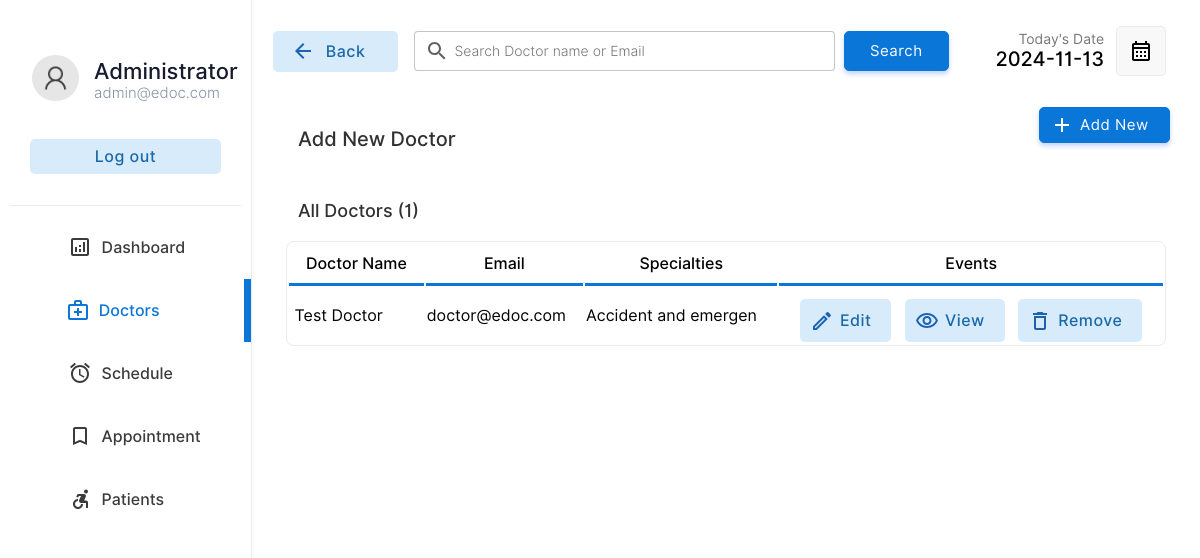
Page /doctor/doctors.php (signed in) on the earlier database version.
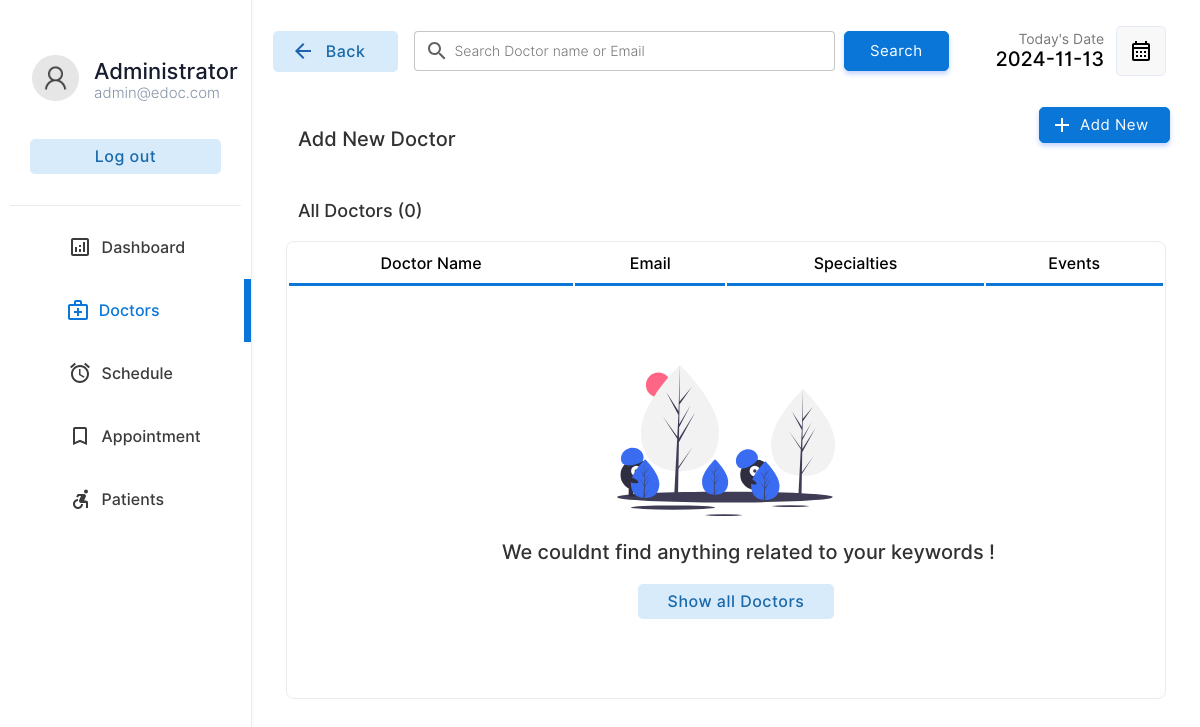
Same page on the later database version.
### tables this page shows
CREATE TABLE IF NOT EXISTS `doctor` (
  `docid` int(11) NOT NULL AUTO_INCREMENT,
  `docemail` varchar(255) DEFAULT NULL,
  `docname` varchar(255) DEFAULT NULL,
  `docpassword` varchar(255) DEFAULT NULL,
  `docnic` varchar(60) DEFAULT NULL,
  `doctel` varchar(15) DEFAULT NULL,
  `specialties` int(2) DEFAULT NULL,
  PRIMARY KEY (`docid`),
  KEY `specialties` (`specialties`)
);

CREATE TABLE IF NOT EXISTS `specialties` (
  `id` int(2) NOT NULL,
  `sname` varchar(50) DEFAULT NULL,
  PRIMARY KEY (`id`)
);

### doctor/doctors.php (the view, shortened to what this page needs)
<!DOCTYPE html>
<html lang="en">
<head>
    <link rel="stylesheet" href="../css/animations.css">
    <link rel="stylesheet" href="../css/main.css">
    <link rel="stylesheet" href="../css/admin.css">
</head>
<body>
    <?php
    include("../connection.php");
    ?>
    <div class="container">
        <div class="menu">
            <table class="menu-container" border="0">
                <tr>
                    <td style="padding:10px" colspan="2">
                        <table border="0" class="profile-container">
                            <tr>
                                <td width="30%" style="padding-left:20px" >
                                    <img src="../img/user.png" alt="" width="100%" style="border-radius:50%">
                                </td>
                                <td style="padding:0px;margin:0px;">
                                    <p class="profile-title">Administrator</p>
                                    <p class="profile-subtitle">admin@edoc.com</p>
                                </td>
                            </tr>
                            <tr>
                                <td colspan="2">
                                <a href="../logout.php" ><input type="button" value="Log out" class="logout-btn btn-primary-soft btn"></a>
                                </td>
                            </tr>
                    </table>
                    </td>
                </tr>
                <tr class="menu-row" >
                    <td class="menu-btn menu-icon-dashbord" >
                        <a href="index.php" class="non-style-link-menu"><div><p class="menu-text">Dashboard</p></a></div></a>
                <tr class="menu-row">
                    <td class="menu-btn menu-icon-doctor menu-active menu-icon-doctor-active">
                        <a href="doctors.php" class="non-style-link-menu non-style-link-menu-active"><div><p class="menu-text">Doctors</p></a></div>
                <tr class="menu-row" >
                    <td class="menu-btn menu-icon-schedule">
                        <a href="schedule.php" class="non-style-link-menu"><div><p class="menu-text">Schedule</p></div></a>
                    </td>
                </tr>
                <tr class="menu-row">
                    <td class="menu-btn menu-icon-appoinment">
                        <a href="appointment.php" class="non-style-link-menu"><div><p class="menu-text">Appointment</p></a></div>
                    </td>
                </tr>
                <tr class="menu-row" >
                    <td class="menu-btn menu-icon-patient">
                        <a href="patient.php" class="non-style-link-menu"><div><p class="menu-text">Patients</p></a></div>
                    </td>
                </tr>
        <div class="dash-body">
            <table border="0" width="100%" style=" border-spacing: 0;margin:0;padding:0;margin-top:25px; ">
                <tr >
                    <td width="13%">
                        <a href="doctors.php" ><button  class="login-btn btn-primary-soft btn btn-icon-back"  style="padding-top:11px;padding-bottom:11px;margin-left:20px;width:125px"><font class="tn-in-text">Back</font></button></a>
                    </td>
                    <td>
                        <form action="" method="post" class="header-search">
                            <input type="search" name="search" class="input-text header-searchbar" placeholder="Search Doctor name or Email" list="doctors">&nbsp;&nbsp;
                            <?php
                                $list11 = $database->query("select  docname,docemail from  doctor;");
?>
                            <input type="Submit" value="Search" class="login-btn btn-primary btn" style="padding-left: 25px;padding-right: 25px;padding-top: 10px;padding-bottom: 10px;">
                        </form>
                    </td>
                    <td width="15%">
                        <p style="font-size: 14px;color: rgb(119, 119, 119);padding: 0;margin: 0;text-align: right;">
                            Today's Date
                        </p>
                        <p class="heading-sub12" style="padding: 0;margin: 0;">
                            <?php
                        $date = date('Y-m-d');
                        echo $date;
                        ?>
                        </p>
                    </td>
                    <td width="10%">
                        <button  class="btn-label"  style="display: flex;justify-content: center;align-items: center;"><img src="../img/calendar.svg" width="100%"></button>
                    </td>
                </tr>
                <tr >
                    <td colspan="2" style="padding-top:30px;">
                        <p class="heading-main12" style="margin-left: 45px;font-size:20px;color:rgb(49, 49, 49)">Add New Doctor</p>
                    </td>
                    <td colspan="2">
                        <a href="?action=add&id=none&error=0" class="non-style-link"><button  class="login-btn btn-primary btn button-icon"  style="display: flex;justify-content: center;align-items: center;margin-left:75px;background-image: url('../img/icons/add.svg');">Add New</font></button>
                            </a></td>
                </tr>
                <tr>
                    <td colspan="4" style="padding-top:10px;">
                        <p class="heading-main12" style="margin-left: 45px;font-size:18px;color:rgb(49, 49, 49)">All Doctors (<?php echo $list11->num_rows; ?>)</p>
                    </td>
                </tr>
                <?php
                    if($_POST){
                        $keyword=$_POST["search"];
                        $sqlmain= "select * from doctor where docemail='$keyword' or docname='$keyword' or docname like '$keyword%' or docname like '%$keyword' or docname like '%$keyword%'";
                    }else{
                        $sqlmain= "select * from doctor order by docid desc";
                    }
                ?>
                <tr>
                   <td colspan="4">
                       <center>
                        <div class="abc scroll">
                        <table width="93%" class="sub-table scrolldown" border="0">
                        <thead>
                        <tr>
                                <th class="table-headin">
                                Doctor Name
                                </th>
                                <th class="table-headin">
                                    Email
                                </th>
                                <th class="table-headin">
                                    Specialties
                                </th>
                                <th class="table-headin">
                                    Events
                                </tr>
                        </thead>
                        <tbody>
                            <?php
                                $result= $database->query($sqlmain);
                                if($result->num_rows==0){
                                    echo '<tr>
                                    <td colspan="4">
                                    <br><br><br><br>
                                    <center>
                                    <img src="../img/notfound.svg" width="25%">
                                    <br>
                                    <p class="heading-main12" style="margin-left: 45px;font-size:20px;color:rgb(49, 49, 49)">We  couldnt find anything related to your keywords !</p>
                                    <a class="non-style-link" href="doctors.php"><button  class="login-btn btn-primary-soft btn"  style="display: flex;justify-content: center;align-items: center;margin-left:20px;">&nbsp; Show all Doctors &nbsp;</font></button>
                                    </a>
                                    </center>
                                    <br><br><br><br>
                                    </td>
                                    </tr>';
                                }
                                else{
                                for ( $x=0; $x<$result->num_rows;$x++){
                                    $row=$result->fetch_assoc();
                                    $docid=$row["docid"];
                                    $name=$row["docname"];
                                    $email=$row["docemail"];
                                    $spe=$row["specialties"];
                                    $spcil_res= $database->query("select sname from specialties where id='$spe'");
                                    $spcil_array= $spcil_res->fetch_assoc();
                                    $spcil_name=$spcil_array["sname"];
                                    echo '<tr>
                                        <td> &nbsp;'.
                                        substr($name,0,30)
                                        .'</td>
                                        <td>
                                        '.substr($email,0,20).'
                                        </td>
                                        <td>
                                            '.substr($spcil_name,0,20).'
                                        </td>
                                        <td>
                                        <div style="display:flex;justify-content: center;">
                                        <a href="?action=edit&id='.$docid.'&error=0" class="non-style-link"><button  class="btn-primary-soft btn button-icon btn-edit"  style="padding-left: 40px;padding-top: 12px;padding-bottom: 12px;margin-top: 10px;"><font class="tn-in-text">Edit</font></button></a>
                                        &nbsp;&nbsp;&nbsp;
                                        <a href="?action=view&id='.$docid.'" class="non-style-link"><button  class="btn-primary-soft btn button-icon btn-view"  style="padding-left: 40px;padding-top: 12px;padding-bottom: 12px;margin-top: 10px;"><font class="tn-in-text">View</font></button></a>
                                       &nbsp;&nbsp;&nbsp;
                                       <a href="?action=drop&id='.$docid.'&name='.$name.'" class="non-style-link"><button  class="btn-primary-soft btn button-icon btn-delete"  style="padding-left: 40px;padding-top: 12px;padding-bottom: 12px;margin-top: 10px;"><font class="tn-in-text">Remove</font></button></a>
                                        </div>
                                        </td>
                                    </tr>';
                                }
                            }
                            ?>
                            </tbody>
                        </table>
                        </div>
                        </center>
                   </td>
                </tr>
            </table>
        </div>
</body>
</html>

### css/main.css (style rules this page uses)
:root { --primarycolor: #0A76D8; --primarycolorhover: #006dd3; --btnice:#D8EBFA; --btnnicetext:#1b62b3; }
body { margin: 0; padding: 0; border-spacing: 0; font-family: 'Inter', sans-serif; }
.input-text { border-radius: 4px; border: 0.5px solid rgb(226, 226, 226); padding: 10px; width: 92%; transition: 0.2s; outline: none; }
.input-text { border: 1px solid #e9ecef; font-size: 14px; line-height: 26px; background-color: #fff; display: block; width: 100%; padding: .375rem .75rem; font-weight: 300; line-height: 1.5; color: #212529; background-color: #fff; background-clip: padding-box; -webkit-appearance: none; -moz-appearance: none; appearance: none; border-radius: .25rem; transition: border-color .15s ease-in-out,box-shadow .15s ease-in-out; }
.input-text::placeholder { font-family: 'Inter', sans-serif; }
.btn { cursor: pointer; padding: 8px 20px; outline: none; text-decoration: none; font-size: 15px; letter-spacing: 0.5px; transition: all 0.3s; border-radius: 5px; font-family: 'Inter', sans-serif; }
.btn-primary { background-color: var(--primarycolor) ; border: 1px solid var(--primarycolor) ; color: #fff ; box-shadow: 0 3px 5px 0 rgba(57,108,240,0.3); }
.btn-primary-soft { background-color: #D8EBFA ; color: #1969AA; font-weight: 500; font-size: 16px; border: none; }
.non-style-link:link, .non-style-link:visited, .non-style-link:hover, .non-style-link:active { text-decoration: none; color: rgb(43, 43, 43); }
.btn-label { margin-left: 10px; padding: 12px 12px; outline: none; text-decoration: none; font-size: 15px; letter-spacing: 0.5px; transition: all 0.3s; border-radius: 5px; background-color: #f0f0f073; border: 1px solid rgba(57,108,240,0.1) ; font-family: 'Inter', sans-serif; }
.sub-table { border: 1px solid #ebebeb; border-radius: 8px; }
.table-headin { font-size: 16px; font-weight: 500; padding: 10px; border-bottom: 3px solid var(--primarycolor); }
.abc { width: 100%; height: 550px; overflow: auto; }
input[type=search] { background-image: url('../img/search.svg'); background-position: 10px 50%; background-repeat: no-repeat; transition: 0.5s; padding: 8px 20px 8px 40px; }
.button-icon { background-position: 10px 50%; background-repeat: no-repeat; transition: 0.5s; padding: 8px 20px 8px 40px; }
.menu-btn { padding:6px; color: #3b3b3b; background-position: 30% 50%; background-repeat: no-repeat; transition: 0.5s; }
.menu-text { padding-left: 40%; font-weight: 500; font-size: 16px; }
.menu-active { color: var(--primarycolor); border-right: 7px solid var(--primarycolor); background-color: var(); }
.non-style-link-menu:link, .non-style-link-menu:visited, .non-style-link-menu:active { text-decoration: none; color: #3b3b3b; }
.non-style-link-menu-active:link, .non-style-link-menu-active:visited, .non-style-link-menu-active:active { text-decoration: none; color: var(--primarycolor); }
.menu-icon-dashbord { background-image: url('../img/icons/dashboard.svg'); }
.menu-icon-doctor { background-image: url('../img/icons/doctors.svg'); }
.menu-icon-schedule { background-image: url('../img/icons/schedule.svg'); }
.menu-icon-appoinment { background-image: url('../img/icons/book.svg'); }
.menu-icon-patient { background-image: url('../img/icons/patients.svg'); }
.menu-icon-doctor:hover,.menu-icon-doctor-active { color: var(--primarycolor); background-image: url('../img/icons/doctors-hover.svg'); }
.btn-icon-back { background-image: url('../img/icons/back-iceblue.svg'); background-position: 18px 50%; background-repeat: no-repeat; transition: 0.5s; padding: 8px 20px 8px 40px; }
.btn-edit { background-image: url('../img/icons/edit-iceblue.svg'); }
.btn-view { background-image: url('../img/icons/view-iceblue.svg'); }
.btn-delete { background-image: url('../img/icons/delete-iceblue.svg'); }

### doctor/doctors.php (style rules this page uses)
.sub-table { animation: transitionIn-Y-bottom 0.5s; }

Differences in the rows shown:
removed doctor: docname "Test Doctor", docemail "doctor@edoc.com", specialties.sname "Accident and emergen"
Other differences:
$list11->num_rows: "1" → "0"
text now shown: "We couldnt find anything related to your keywords ! Show all Doctors"
